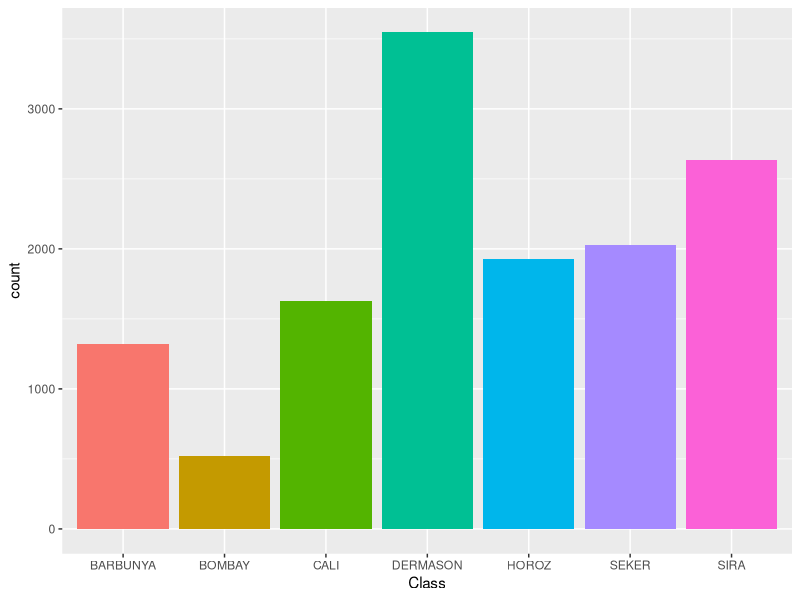
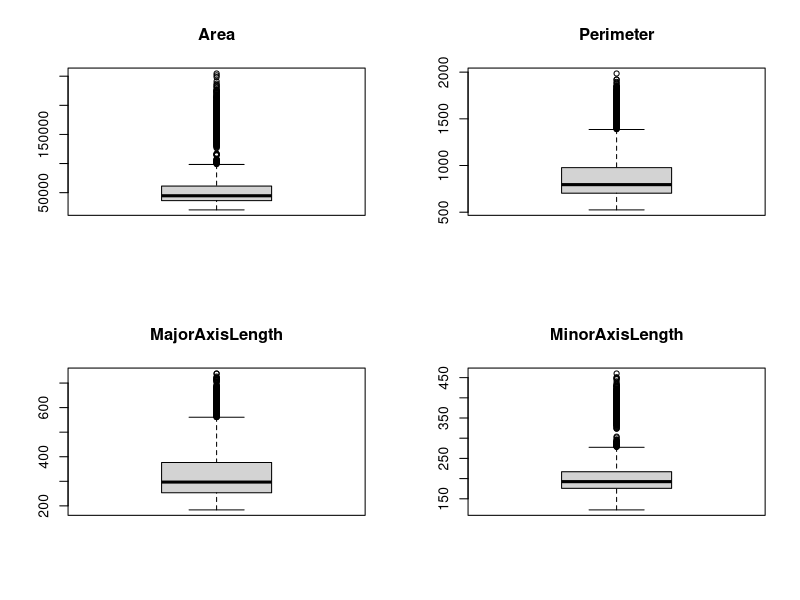
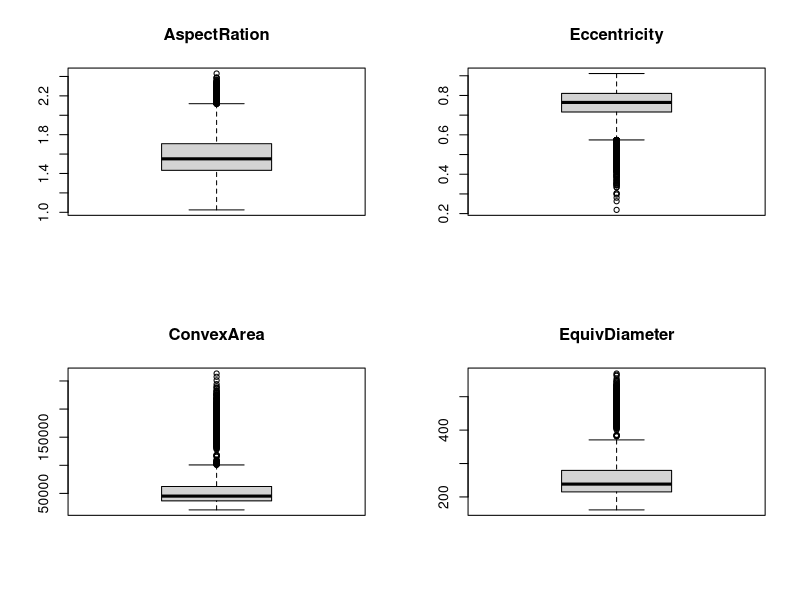
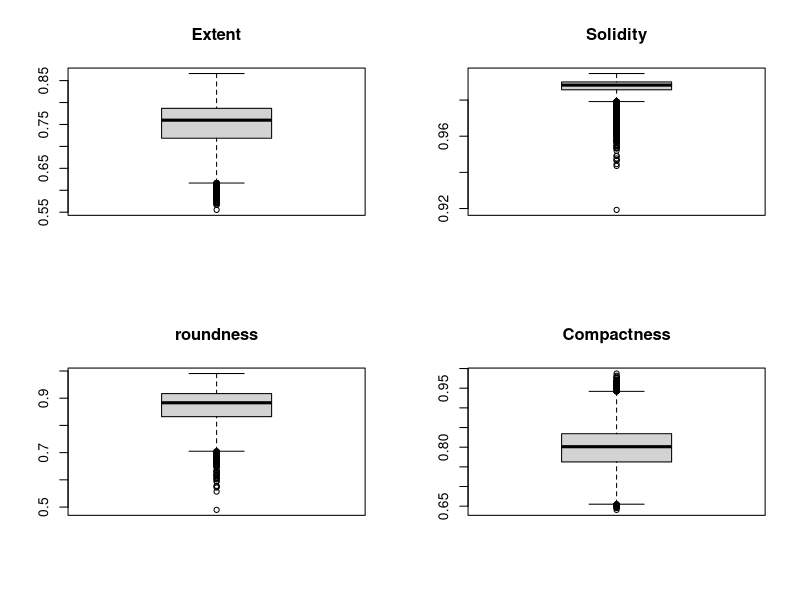
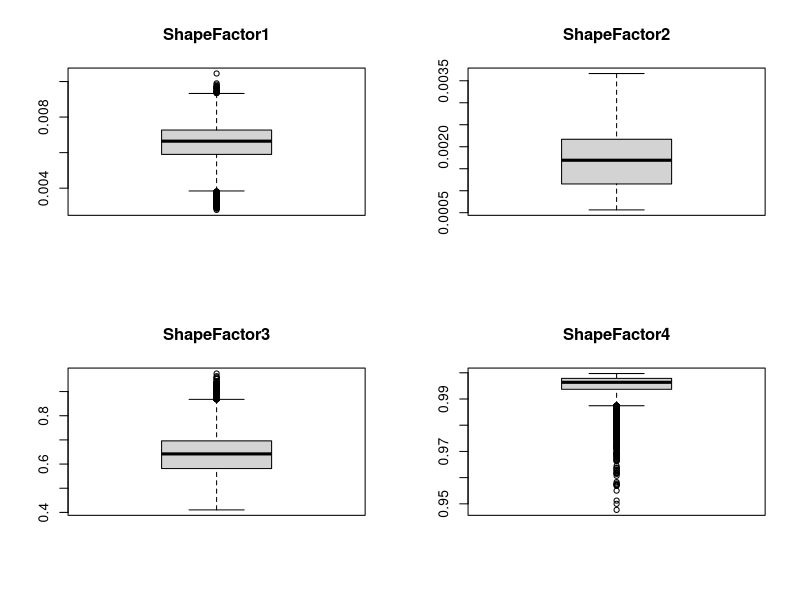
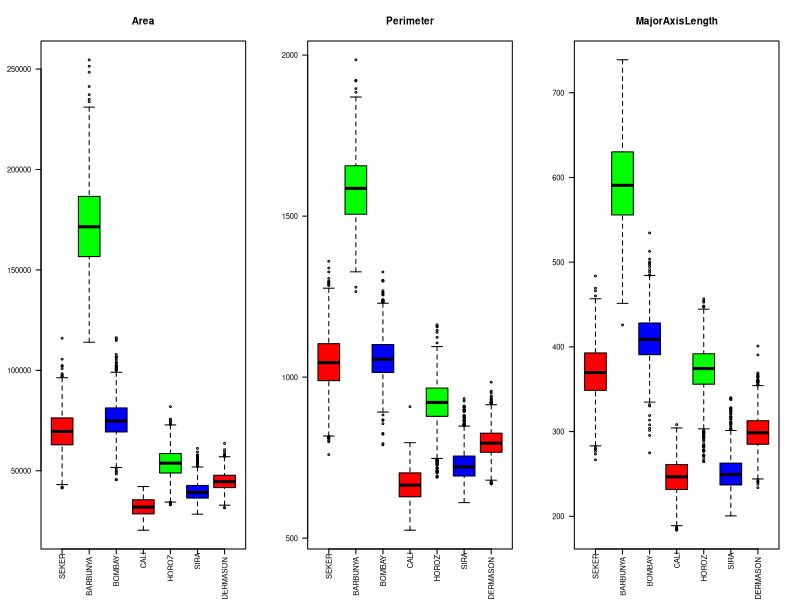
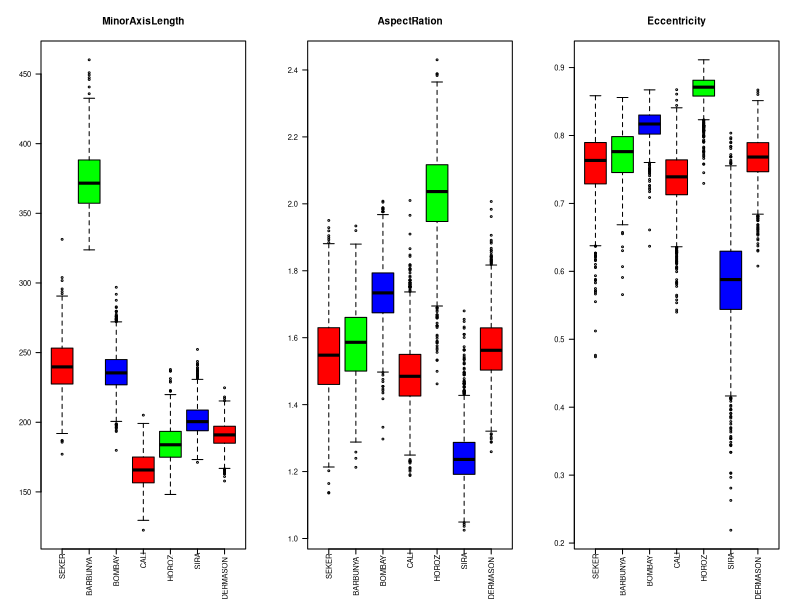
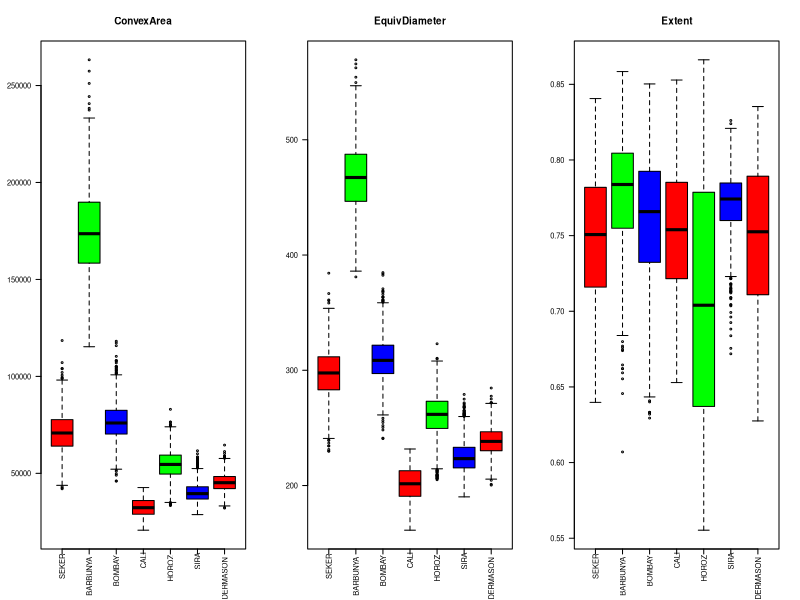

The R script that drew these images, in order:
## ---- chunk 1
knitr::opts_chunk$set(echo = TRUE)
## ---- chunk 2
rm(list=ls())

library('ggplot2')
library('gridExtra')
library('GGally')
library(grid)
library(stringr)

## ---- chunk 3
beans_data = read.csv("Dry_Bean_Dataset.csv",header=T, sep=";", na.strings="?", dec=",")
str(beans_data)
## ---- chunk 4
beans_data$Class = factor(beans_data$Class)

nome_classes = unique(beans_data$Class)

print(levels(nome_classes))

num_classes = length(nome_classes)

## ---- chunk 5

classes_summary = summary(beans_data$Class)

print(classes_summary)

ggplot(beans_data, aes(Class, fill = Class)) + geom_bar() + theme(legend.position = "none")

## ---- chunk 6

for(i in 1:16){
  outliers = which(beans_data[,i] %in% boxplot.stats(beans_data[,i])$out)
  if(length(outliers) > 0){
    print(str_interp("Coluna ${names(beans_data[i])} contém ${length(outliers)} outliers"))
  }
}

## ---- chunk 7
par(mfrow=c(2,2))
for(i in 1:4){
  boxplot(beans_data[,i],
          main = names(beans_data)[i])
}


par(mfrow=c(2,2))
for(i in 5:8){
  boxplot(beans_data[,i],
          main = names(beans_data)[i])
}


par(mfrow=c(2,2))
for(i in 9:12){
  boxplot(beans_data[,i],
          main = names(beans_data)[i])
}

par(mfrow=c(2,2))
for(i in 13:16){
  boxplot(beans_data[,i],
          main = names(beans_data)[i])
}
## ---- chunk 8
colors=c("red", "green", "blue")

par(mfrow=c(1,3), cex=0.5)
for(i in 1:3){
  plot <- boxplot(beans_data[,i] ~ beans_data$Class, col=colors, xlab = "", ylab="", main = names(beans_data)[i], xaxt = "n",  yaxt = "n")
  axis(side = 1, labels = FALSE)
  axis(side = 2, las = 2, cex.axis = 0.9, font =20)
  text(x = 1:num_classes,
       labels = nome_classes,
       par("usr")[3],
       xpd = T,
       srt = 90,
       adj = 1.2,
       cex = 0.9)
}

par(mfrow=c(1,3), cex=0.5)
for(i in 4:6){
  plot <- boxplot(beans_data[,i] ~ beans_data$Class, col=colors, xlab = "", ylab="", main = names(beans_data)[i], xaxt = "n",  yaxt = "n")
  axis(side = 1, labels = FALSE)
  axis(side = 2, las = 2, cex.axis = 0.9, font =20)
  text(x = 1:num_classes,
       labels = nome_classes,
       par("usr")[3],
       xpd = T,
       srt = 90,
       adj = 1.2,
       cex = 0.9)
}

par(mfrow=c(1,3), cex=0.5)
for(i in 7:9){
  plot <- boxplot(beans_data[,i] ~ beans_data$Class, col=colors, xlab = "", ylab="", main = names(beans_data)[i], xaxt = "n",  yaxt = "n")
  axis(side = 1, labels = FALSE)
  axis(side = 2, las = 2, cex.axis = 0.9, font =20)
  text(x = 1:num_classes,
       labels = nome_classes,
       par("usr")[3],
       xpd = T,
       srt = 90,
       adj = 1.2,
       cex = 0.9)
}

par(mfrow=c(1,3), cex=0.5)
for(i in 10:12){
  plot <- boxplot(beans_data[,i] ~ beans_data$Class, col=colors, xlab = "", ylab="", main = names(beans_data)[i], xaxt = "n",  yaxt = "n")
  axis(side = 1, labels = FALSE)
  axis(side = 2, las = 2, cex.axis = 0.9, font =20)
  text(x = 1:num_classes,
       labels = nome_classes,
       par("usr")[3],
       xpd = T,
       srt = 90,
       adj = 1.2,
       cex = 0.9)
}

par(mfrow=c(1,3), cex=0.5)
for(i in 13:15){
  plot <- boxplot(beans_data[,i] ~ beans_data$Class, col=colors, xlab = "", ylab="", main = names(beans_data)[i], xaxt = "n",  yaxt = "n")
  axis(side = 1, labels = FALSE)
  axis(side = 2, las = 2, cex.axis = 0.9, font =20)
  text(x = 1:num_classes,
       labels = nome_classes,
       par("usr")[3],
       xpd = T,
       srt = 90,
       adj = 1.2,
       cex = 0.9)
}

par(mfrow=c(1,3), cex=0.5)
for(i in 16:16){
  plot <- boxplot(beans_data[,i] ~ beans_data$Class, col=colors, xlab = "", ylab="", main = names(beans_data)[i], xaxt = "n",  yaxt = "n")
  axis(side = 1, labels = FALSE)
  axis(side = 2, las = 2, cex.axis = 0.9, font =20)
  text(x = 1:num_classes,
       labels = nome_classes,
       par("usr")[3],
       xpd = T,
       srt = 90,
       adj = 1.2,
       cex = 0.9)
}
## ---- chunk 9
library(gridExtra)
library(ggplot2)

p = list()
for(i in 1:3){
  p[[i]] = ggplot(beans_data, aes_string(x=names(beans_data)[i],fill="Class")) + 
    geom_density(alpha=0.5,color="darkgray") + 
    theme(legend.position="none", legend.title = element_blank())
}
do.call(grid.arrange,c(p,ncol=3))

p = list()
for(i in 4:6){
  p[[i - 3]] = ggplot(beans_data, aes_string(x=names(beans_data)[i],fill="Class")) + 
    geom_density(alpha=0.5,color="darkgray") + 
    theme(legend.position="none", legend.title = element_blank())
}

do.call(grid.arrange,c(p,ncol=3))

p = list()
for(i in 7:9){
  p[[i - 6]] = ggplot(beans_data, aes_string(x=names(beans_data)[i],fill="Class")) + 
    geom_density(alpha=0.5,color="darkgray") + 
    theme(legend.position="none", legend.title = element_blank())
}
do.call(grid.arrange, c(p,ncol=3))

p = list()
for(i in 10:12){
  p[[i-9]] = ggplot(beans_data, aes_string(x=names(beans_data)[i],fill="Class")) + 
    geom_density(alpha=0.5,color="darkgray") + 
    theme(legend.position="none", legend.title = element_blank())
}
do.call(grid.arrange,c(p,ncol=3))

p = list()
for(i in 13:15){
  p[[i-12]] = ggplot(beans_data, aes_string(x=names(beans_data)[i],fill="Class")) + 
    geom_density(alpha=0.5,color="darkgray") + 
    theme(legend.position="none", legend.title = element_blank())
}

do.call(grid.arrange,c(p,ncol=3))

p = list()
for(i in 16:16){
  p[[i-15]] = ggplot(beans_data, aes_string(x=names(beans_data)[i],fill="Class")) + 
    geom_density(alpha=0.5,color="darkgray") + 
    theme(legend.position="top", legend.title = element_blank(), legend.key.size = unit(20, 'mm'))
}
do.call(grid.arrange,c(p,ncol=1))
## ---- chunk 10

  pvalue = c()
  for(i in 1:16){
    pvalue[i] = shapiro.test(beans_data[beans_data$Class=="BOMBAY",i])$p.value
  }
  barplot(pvalue, col = 1:16, space = c(0))
  title("Bombay")
  legend("topright", legend = names(beans_data)[1:16],ncol = 4,cex = 0.75, fill = 1:16)
  abline(h=0.05, col = "Red", lty = 5, lwd = 2)


## ---- chunk 11

p = list()
p[[1]] = textGrob("Bombay")
for(i in 2:17){
  
p[[i]] = ggplot(beans_data[beans_data$Class=="BOMBAY",], aes_string(sample=names(beans_data)[i - 1]),color="Class")+
  ggtitle(names(beans_data)[i - 1]) +
  stat_qq()+
  stat_qq_line()

}
do.call(grid.arrange,c(p))

## ---- chunk 12
#ggpairs(beans_data, aes(colour = beans_data$Class, alpha = 0.4))
